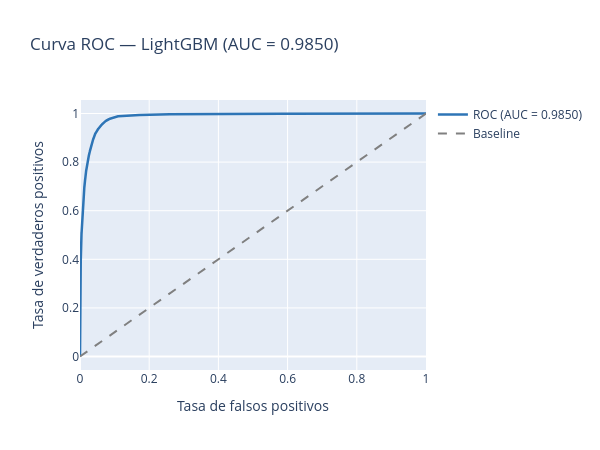

The cell this chart's notebook holds for it:
### Markdown cell above
---
### Métricas del modelo — Curva ROC y comparativa

### Code cell
# Curva ROC interactiva
y_prob = modelo.predict_proba(X_test)[:, 1]
fpr, tpr, _ = roc_curve(y_test, y_prob)
roc_auc_val = auc(fpr, tpr)

fig_roc = go.Figure()
fig_roc.add_trace(go.Scatter(
    x=fpr, y=tpr, mode='lines',
    name=f'ROC (AUC = {roc_auc_val:.4f})',
    line=dict(color='#2E75B6', width=2.5)
))
fig_roc.add_trace(go.Scatter(
    x=[0,1], y=[0,1], mode='lines',
    line=dict(color='gray', dash='dash'), name='Baseline'
))
fig_roc.update_layout(
    title=f'Curva ROC — {meta["model"]} (AUC = {roc_auc_val:.4f})',
    xaxis_title='Tasa de falsos positivos',
    yaxis_title='Tasa de verdaderos positivos',
    height=450, width=600
)
fig_roc.show()
fig_roc.write_html(OUT_DIR / 'viz_05_roc.html')

# Tabla de métricas
try:
    import pandas as pd
    comp = pd.read_csv(OUT_DIR / 'metrics_comparison.csv')
    print('Comparativa de modelos:')
    print(comp.to_string(index=False, float_format='{:.4f}'.format))
except:
    print('metrics_comparison.csv no encontrado — ejecuta 4.Modelamiento.ipynb')

### Figure 1 — Plotly figure (JSON) as saved in the notebook; plotly's stock layout.template omitted (floating-point values rounded to 4 significant figures; data arrays with more than 128 entries replaced by an {"elided": "..."} marker saying what was removed)
{"data": [{"line": {"color": "#2E75B6", "width": 2.5}, "mode": "lines", "name": "ROC (AUC = 0.9850)", "type": "scatter", "x": {"elided": "6299 float values"}, "y": {"elided": "6299 float values"}}, {"line": {"color": "gray", "dash": "dash"}, "mode": "lines", "name": "Baseline", "type": "scatter", "x": [0, 1], "y": [0, 1]}], "layout": {"height": 450, "title": {"text": "Curva ROC — LightGBM (AUC = 0.9850)"}, "width": 600, "xaxis": {"title": {"text": "Tasa de falsos positivos"}}, "yaxis": {"title": {"text": "Tasa de verdaderos positivos"}}}}
